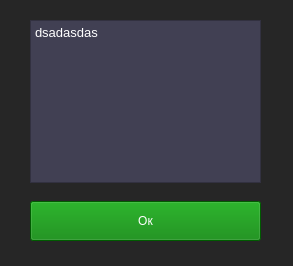
<?xml version="1.0" encoding="UTF-8"?>
<ui version="4.0">
 <class>AboutWindow</class>
 <widget class="QMainWindow" name="AboutWindow">
  <property name="geometry">
   <rect>
    <x>0</x>
    <y>0</y>
    <width>293</width>
    <height>266</height>
   </rect>
  </property>
  <property name="minimumSize">
   <size>
    <width>293</width>
    <height>266</height>
   </size>
  </property>
  <property name="maximumSize">
   <size>
    <width>293</width>
    <height>266</height>
   </size>
  </property>
  <property name="windowTitle">
   <string>О Timetracker</string>
  </property>
  <property name="windowIcon">
   <iconset>
    <normaloff>../images/icon.png</normaloff>../images/icon.png</iconset>
  </property>
  <property name="styleSheet">
   <string notr="true">background-color:rgb(38, 38, 38);</string>
  </property>
  <widget class="QWidget" name="centralwidget">
   <widget class="QWidget" name="verticalLayoutWidget">
    <property name="geometry">
     <rect>
      <x>30</x>
      <y>20</y>
      <width>231</width>
      <height>221</height>
     </rect>
    </property>
    <layout class="QVBoxLayout" name="verticalLayout">
     <property name="sizeConstraint">
      <enum>QLayout::SetDefaultConstraint</enum>
     </property>
     <item>
      <widget class="QTextBrowser" name="textBrowser">
       <property name="styleSheet">
        <string notr="true">background-color: #414053;
color: white;</string>
       </property>
       <property name="html">
        <string>&lt;!DOCTYPE HTML PUBLIC &quot;-//W3C//DTD HTML 4.0//EN&quot; &quot;http://www.w3.org/TR/REC-html40/strict.dtd&quot;&gt;
&lt;html&gt;&lt;head&gt;&lt;meta name=&quot;qrichtext&quot; content=&quot;1&quot; /&gt;&lt;style type=&quot;text/css&quot;&gt;
p, li { white-space: pre-wrap; }
&lt;/style&gt;&lt;/head&gt;&lt;body style=&quot; font-family:'Noto Sans'; font-size:10pt; font-weight:400; font-style:normal;&quot;&gt;
&lt;p style=&quot; margin-top:0px; margin-bottom:0px; margin-left:0px; margin-right:0px; -qt-block-indent:0; text-indent:0px;&quot;&gt;dsadasdas&lt;/p&gt;&lt;/body&gt;&lt;/html&gt;</string>
       </property>
      </widget>
     </item>
     <item>
      <spacer name="verticalSpacer">
       <property name="orientation">
        <enum>Qt::Vertical</enum>
       </property>
       <property name="sizeHint" stdset="0">
        <size>
         <width>20</width>
         <height>40</height>
        </size>
       </property>
      </spacer>
     </item>
     <item>
      <widget class="QPushButton" name="acceptButton">
       <property name="sizePolicy">
        <sizepolicy hsizetype="Ignored" vsizetype="Fixed">
         <horstretch>0</horstretch>
         <verstretch>0</verstretch>
        </sizepolicy>
       </property>
       <property name="minimumSize">
        <size>
         <width>0</width>
         <height>40</height>
        </size>
       </property>
       <property name="cursor">
        <cursorShape>PointingHandCursor</cursorShape>
       </property>
       <property name="styleSheet">
        <string notr="true">background-color:green;
color: white;</string>
       </property>
       <property name="text">
        <string>Ок</string>
       </property>
      </widget>
     </item>
    </layout>
   </widget>
  </widget>
  <widget class="QStatusBar" name="statusbar"/>
 </widget>
 <resources/>
 <connections/>
</ui>
